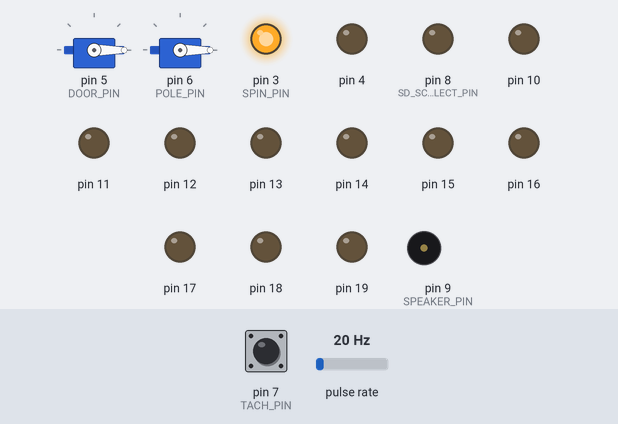
Bench run of a sketch on a simulated Arduino Uno, built with avr-gcc and run on an emulated ATmega328P. Shown: 2 × servo, output pins drawn as LEDs (lit = HIGH), buzzer (waves = sounding, pin HIGH). Wiring (inferred from the names in the program): pulse sensor: data pin 2. Inputs (shaded band) come from the test bench; at power-on: pin 7 (TACH_PIN) HIGH, pulse rate 20 Hz. Sleep ends after the set time or at an interrupt; storage starts empty; the audio player accepts every command and is not drawn; what the sketch prints to the serial monitor is not drawn.

Above: at 2.2 s.
2.3 s: pin 7 (TACH_PIN) pulled LOW for 3.2 s
At 7.5 s:
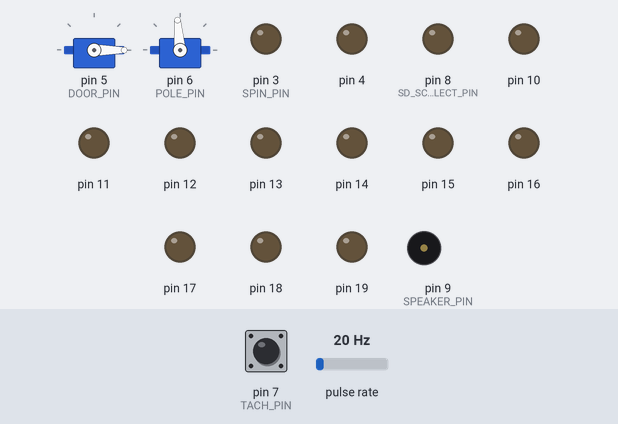
At 14.0 s:
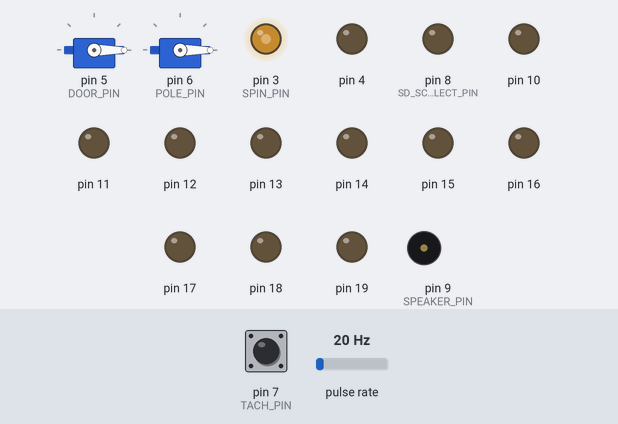
Timing chart, 0 to 23.6 s (numbered marks = the images above; inputs shaded):
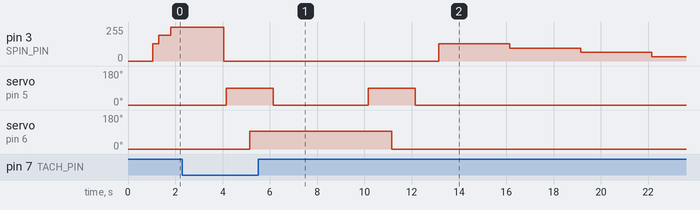

Measured:
- by itself, servo on pin 5 (DOOR_PIN): alternates 90° for 2.0 s and 0° for 4.0 s, 4 changes in all, then stays 0°

The sketch:

korok_puzzle_full.ino
```cpp
/*
 * Code for the Korok Puzzle blocks I designed.
 *
 * The "metal" block is detected by arrays of magnets and reed switches.
 * 4 magnets are in diagonally opposite corners of the cube.
 * 4 reed switchs are in each corner of the square detector.
 * When any 2 diagonally opposite reed switches both detect magnets, a block is sensed.
 * The reed switch logic is done through wiring.
 * This is on REED_PIN.
 *
 * There's a basic motor underneath that spins.
 * It has a reed switch and magnet to detect when it's reset.
 * But that's tricky because the motor can easily overshoot.
 * This is on TACH_PIN (because it's technically a tachometer).
 *
 * All the music files play to completion while the device stays still.
 * This is both so that the sound is clearer.
 * And also because it give people a moment to react and realize something is happening.
 *
 * Copying some sleep code from https://www.kevindarrah.com/download/arduino_code/LowPowerVideo.ino
 *
 *            __  __
 *      PD6  -| \/ |-  PC5
 *      PD0  -|    |-  PC4
 *      PD1  -|    |-  PC3
 *      PD2  -|    |-  PC2
 * spin PD3  -|    |-  PC1
 * reed PD4  -|    |-  PC0
 *      VCC  -|    |-  GND
 *      GND  -|    |-  AREF
 * xtal PB6  -|    |-  AVCC
 * xtal PB7  -|    |-  PB5  SCK
 * door PD5  -|    |-  PB4  DO
 * pole PD6  -|    |-  PB3  DI
 * tach PD7  -|    |-  PB2
 * CS   PD0  -|____|-  PB1  sound
 */

#include <SD.h>
#include <TMRpcm.h>
#include <Servo.h>
#include <SPI.h>

#define REED_PIN 2

#define SPIN_PIN 3

#define TACH_PIN 7

#define DOOR_PIN 5
#define DOOR_CLOSED 0
#define DOOR_OPEN 90

#define POLE_PIN 6
#define POLE_DOWN 0
#define POLE_UP 95

#define SPEAKER_PIN 9

#define SD_SCHIP_SELECT_PIN 8

Servo poleServo;
Servo doorServo;

int potpin = 0;
int val;

TMRpcm tmrpcm;

void digitalInterrupt(){
  // needed for the digital input interrupt
}

void senseBlock() {
  //while (!digitalRead(REED_PIN));
  //while (digitalRead(REED_PIN));
  __asm__  __volatile__("sleep");//in line assembler to go to sleep
}

bool detectSpinner() {
  // detect if we're already back at the start
  if (!digitalRead(TACH_PIN)) {
    // basically just debouncing
    digitalWrite(SPIN_PIN, LOW);
    delay(100);
    if (!digitalRead(TACH_PIN)) {
      return true;
    }
  }
  return false;
}

void tryToResetSpinner(int pwm_level) {
  // seek original position
  if (detectSpinner()) return;
  // give it 300 x 10ms to try to reach the start point
  analogWrite(SPIN_PIN, pwm_level);
  for (int i = 0; i < 300; i++) {
    if (!digitalRead(TACH_PIN)) {
      break;
    }
    delay(10);
  }
  digitalWrite(SPIN_PIN, LOW);
}

void resetSpinner() {
  tryToResetSpinner(128);
  tryToResetSpinner(96);
  tryToResetSpinner(64);
  tryToResetSpinner(32);
}

void spinBlock() {
  // spin up
  analogWrite(SPIN_PIN, 128);
  delay(250);
  // spin faster
  analogWrite(SPIN_PIN, 192);
  delay(500);
  // spin fastest
  digitalWrite(SPIN_PIN, HIGH);
  delay(2250);
  // slow down, try to seek original position
  tryToResetSpinner(128);
}

void liftBranch() {
  doorServo.attach(DOOR_PIN);
  poleServo.attach(POLE_PIN);

  doorServo.write(DOOR_OPEN);
  delay(1000);
  poleServo.write(POLE_UP);
  delay(1000);
  doorServo.write(DOOR_CLOSED);
  delay(1000);

  doorServo.detach();
  poleServo.detach();
}

void lowerBranch() {
  doorServo.attach(DOOR_PIN);
  poleServo.attach(POLE_PIN);

  doorServo.write(DOOR_OPEN);
  delay(1000);
  poleServo.write(POLE_DOWN);
  delay(1000);
  doorServo.write(DOOR_CLOSED);
  delay(1000);

  doorServo.detach();
  poleServo.detach();
}

void play_fanfare() {
  tmrpcm.play("fanfare.wav");
  while(tmrpcm.isPlaying());
}

void play_yahaha() {
  tmrpcm.play("yahaha.wav");
  while(tmrpcm.isPlaying());
}

void play_item() {
  tmrpcm.play("item.wav");
  while(tmrpcm.isPlaying());
}

void setup(){
  Serial.println("setup start");

  // disable ADC, save a few mA
  ADCSRA &= ~(1 << 7);

  // turn all pins to output, skip input pins
  // save a few more mA
  for (int pin = 0; pin < 20; pin++) {
    if (
      pin != REED_PIN && pin != TACH_PIN
    ) pinMode(pin, OUTPUT);
  }

  pinMode(REED_PIN, INPUT_PULLUP);

  pinMode(TACH_PIN, INPUT_PULLUP);

  pinMode(SPIN_PIN, OUTPUT);
  digitalWrite(SPIN_PIN, LOW);

  doorServo.attach(DOOR_PIN);
  doorServo.write(DOOR_CLOSED);
  delay(500);
  doorServo.detach();

  poleServo.attach(POLE_PIN);
  poleServo.write(POLE_DOWN);
  delay(500);
  poleServo.detach();

  tmrpcm.speakerPin = SPEAKER_PIN;

  Serial.begin(9600);
  Serial.println("Serial started");
  if (!SD.begin(SD_SCHIP_SELECT_PIN)) {
    Serial.println("SD fail");
  }

  //interrupt for waking up
  attachInterrupt(digitalPinToInterrupt(REED_PIN), digitalInterrupt, RISING);
  //enable sleep
  SMCR |= (1 << 2); //power down mode
  SMCR |= 1;//enable sleep
}

void loop(){
  senseBlock();
  play_fanfare();
  spinBlock();
  play_yahaha();
  liftBranch();
  delay(3000);
  play_item();
  lowerBranch();
  resetSpinner();
  delay(5000);
}
```
